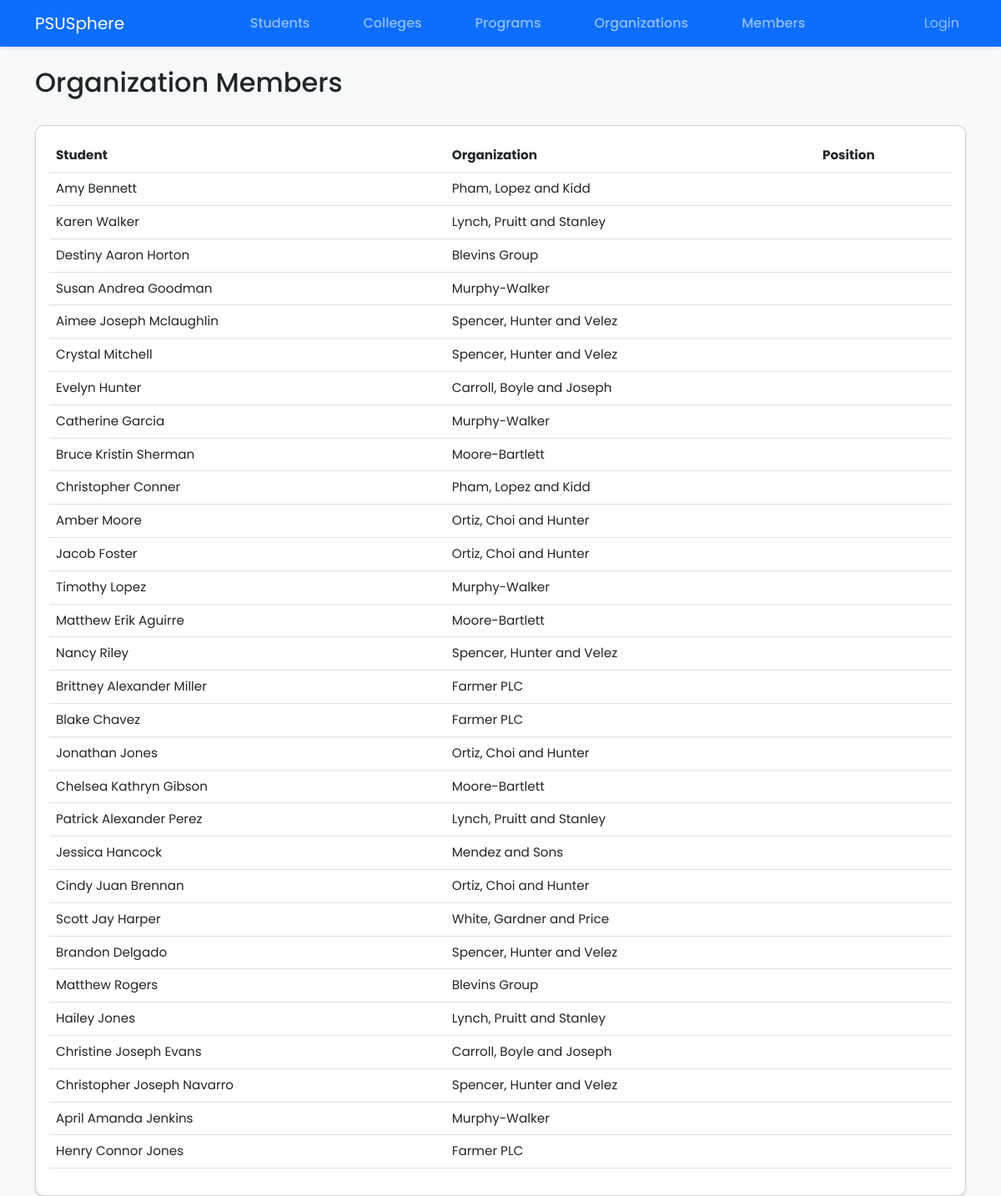
The page /members/ on the database its author committed.
### core/models.py (models this page shows, shortened)
class OrgMember(models.Model):
    student = models.ForeignKey(Student, on_delete=models.CASCADE)
    organization = models.ForeignKey(Organization, on_delete=models.CASCADE)
    date_joined = models.DateField(verbose_name="Date Joined")
    class Meta:
        ordering = ['-date_joined']
        unique_together = ['student', 'organization']

class Student(models.Model):
    first_name = models.CharField(max_length=50)
    middle_name = models.CharField(max_length=50, blank=True, null=True)
    last_name = models.CharField(max_length=50)
    student_id = models.CharField(max_length=20, unique=True)
    program = models.ForeignKey(Program, on_delete=models.CASCADE)
    def __str__(self):
        return f"{self.first_name} {self.middle_name or ''} {self.last_name}".strip()
    class Meta:
        ordering = ['last_name', 'first_name']

class Organization(models.Model):
    name = models.CharField(max_length=100)
    college = models.ForeignKey(College, on_delete=models.CASCADE)
    description = models.TextField()
    def __str__(self):
        return self.name
    class Meta:
        ordering = ['name']
        unique_together = ['name', 'college']

### core/views.py (the view)
# urls.py: path('members/', views.OrgMemberListView.as_view(), name='orgmember_list'),
class OrgMemberListView(ListView):
    model = OrgMember
    template_name = 'core/orgmember_list.html'
    context_object_name = 'members'

### templates/core/orgmember_list.html (shortened to what this page needs)
{% extends 'base.html' %}
{% block content %}
<div class="d-flex justify-content-between align-items-center mb-4">
    <h2>Organization Members</h2>
</div>
<div class="card">
    <div class="card-body">
        <table class="table">
            <thead>
                <tr>
                    <th>Student</th>
                    <th>Organization</th>
                    <th>Position</th>
                </tr>
            </thead>
            <tbody>
                {% for member in members %}
                <tr>
                    <td>{{ member.student }}</td>
                    <td>{{ member.organization }}</td>
                    <td>{{ member.position }}</td>
                </tr>
                {% endfor %}
            </tbody>
        </table>
    </div>
</div>
{% endblock %}

### templates/base.html (shortened to what this page needs)
<!DOCTYPE html>
<html lang="en">
<head>
    {% load static %}
    <link href="https://cdn.jsdelivr.net/npm/bootstrap@5.3.0/dist/css/bootstrap.min.css" rel="stylesheet">
    <link rel="stylesheet" href="{% static 'css/style.css' %}">
</head>
<body>
    <nav class="navbar navbar-expand-lg navbar-dark bg-primary">
        <div class="container">
            <a class="navbar-brand" href="{% url 'dashboard' %}">PSUSphere</a>
            <div class="navbar-nav mx-auto">
                <a class="nav-link text-center px-4" href="{% url 'student_list' %}">Students</a>
                <a class="nav-link text-center px-4" href="{% url 'college_list' %}">Colleges</a>
                <a class="nav-link text-center px-4" href="{% url 'program_list' %}">Programs</a>
                <a class="nav-link text-center px-4" href="{% url 'organization_list' %}">Organizations</a>
                <a class="nav-link text-center px-4" href="{% url 'orgmember_list' %}">Members</a>
            </div>
            <div class="navbar-nav">
                {% if user.is_authenticated %}
                    {% if user.is_staff %}
                        <a class="nav-link" href="{% url 'admin:index' %}">Admin</a>
                    {% endif %}
                    <a class="nav-link" href="{% url 'logout' %}">Logout</a>
                {% else %}
                    <a class="nav-link" href="{% url 'admin:login' %}">Login</a>
                {% endif %}
            </div>
        </div>
    </nav>
    <div class="container mt-4">
        {% block content %}{% endblock %}
    </div>
</body>
</html>

### static/css/style.css (style rules this page uses)
body { font-family: 'Poppins', sans-serif; background-color: #f8f9fa; }
.navbar { box-shadow: 0 2px 4px rgba(0,0,0,0.1); }
.card { border-radius: 10px; box-shadow: 0 2px 4px rgba(0,0,0,0.1); }
table { font-size: 0.95rem; }
thead { background-color: #f8f9fa; }
.navbar-nav.mx-auto .nav-link { font-weight: 500; transition: color 0.3s ease; }
.navbar-nav.mx-auto { gap: 1rem; }

### rows shown on the page
OrgMember: student "Amy Bennett", organization "Pham, Lopez and Kidd"
OrgMember: student "Karen Walker", organization "Lynch, Pruitt and Stanley"
OrgMember: student "Destiny Aaron Horton", organization "Blevins Group"
OrgMember: student "Susan Andrea Goodman", organization "Murphy-Walker"
OrgMember: student "Aimee Joseph Mclaughlin", organization "Spencer, Hunter and Velez"
OrgMember: student "Crystal Mitchell", organization "Spencer, Hunter and Velez"
OrgMember: student "Evelyn Hunter", organization "Carroll, Boyle and Joseph"
OrgMember: student "Catherine Garcia", organization "Murphy-Walker"
OrgMember: student "Bruce Kristin Sherman", organization "Moore-Bartlett"
OrgMember: student "Christopher Conner", organization "Pham, Lopez and Kidd"
OrgMember: student "Amber Moore", organization "Ortiz, Choi and Hunter"
OrgMember: student "Jacob Foster", organization "Ortiz, Choi and Hunter"
OrgMember: student "Timothy Lopez", organization "Murphy-Walker"
OrgMember: student "Matthew Erik Aguirre", organization "Moore-Bartlett"
OrgMember: student "Nancy Riley", organization "Spencer, Hunter and Velez"
OrgMember: student "Brittney Alexander Miller", organization "Farmer PLC"
OrgMember: student "Blake Chavez", organization "Farmer PLC"
OrgMember: student "Jonathan Jones", organization "Ortiz, Choi and Hunter"
OrgMember: student "Chelsea Kathryn Gibson", organization "Moore-Bartlett"
OrgMember: student "Patrick Alexander Perez", organization "Lynch, Pruitt and Stanley"
OrgMember: student "Jessica Hancock", organization "Mendez and Sons"
OrgMember: student "Cindy Juan Brennan", organization "Ortiz, Choi and Hunter"
OrgMember: student "Scott Jay Harper", organization "White, Gardner and Price"
OrgMember: student "Brandon Delgado", organization "Spencer, Hunter and Velez"
OrgMember: student "Matthew Rogers", organization "Blevins Group"
OrgMember: student "Hailey Jones", organization "Lynch, Pruitt and Stanley"
OrgMember: student "Christine Joseph Evans", organization "Carroll, Boyle and Joseph"
OrgMember: student "Christopher Joseph Navarro", organization "Spencer, Hunter and Velez"
OrgMember: student "April Amanda Jenkins", organization "Murphy-Walker"
OrgMember: student "Henry Connor Jones", organization "Farmer PLC"
